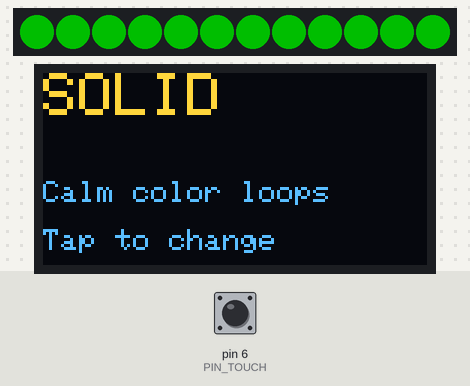
The sketch below on a simulated Arduino Uno, built with avr-gcc and run on an emulated ATmega328P. Parts: 12 RGB LEDs in strip order, left to right, 128×64 one-colour display. Inputs (shaded band) come from the test bench; at power-on: pin 6 (PIN_TOUCH) LOW. Dim RGB values are drawn brighter than linear; the OLED is the two-colour kind (top 16 rows yellow); random numbers use the default seed unless the sketch sets one; what the sketch prints to the serial monitor is not drawn.

Above: at 1.2 s.
1.3 s: pin 6 (PIN_TOUCH) pulled HIGH for 0.75 s
At 2.05 s:
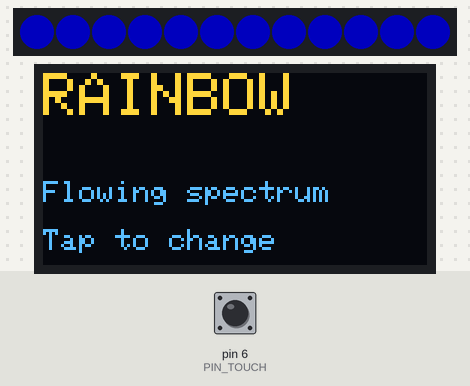
4.3 s: pin 6 (PIN_TOUCH) pulled HIGH for 1 s
At 4.4 s:
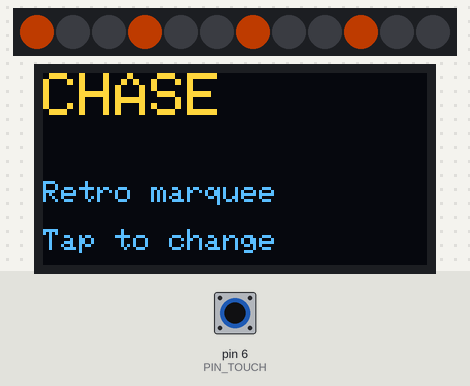
6.8 s: pin 6 (PIN_TOUCH) pulled HIGH for 0.75 s
9.0 s: pin 6 (PIN_TOUCH) pulled HIGH for 3.2 s
At 9.29 s:
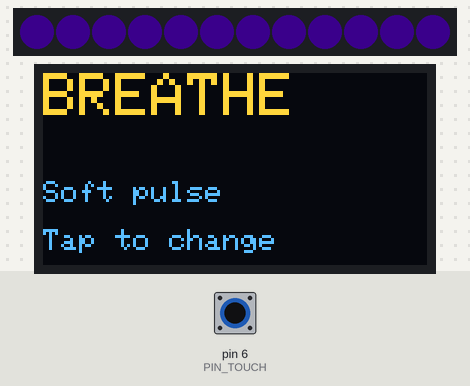
13.7 s: pin 6 (PIN_TOUCH) pulled HIGH for 0.75 s
At 14.2 s:
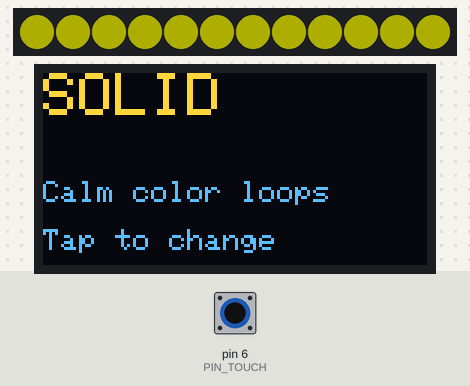
17.0 s: pin 6 (PIN_TOUCH) pulled HIGH for 1 s
At 17.52 s:
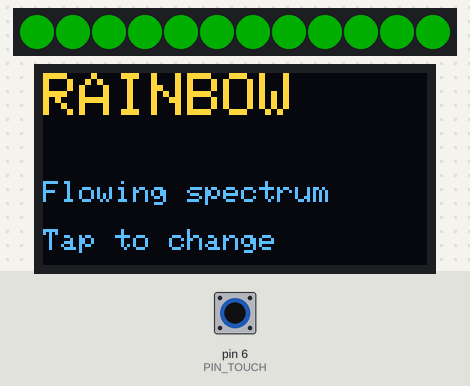

Measured:
- what the display in image 0 shows lasts 0.6 s, from 0.7 s to 1.3 s

The sketch:

06_Interactive_Art_Wall.ino
```cpp
/*
  Interactive Art Wall
  --------------------
  Touch sensor (SIG -> D6) changes NeoPixel patterns.
  NeoPixel ring (DIN -> D7) shows animations.
  OLED displays the current pattern name.

  Hardware:
    - Touch (TTP223): VCC->5V, GND->GND, SIG->D6
    - NeoPixel Ring:  DIN->D7 (with ~330Ω recommended), 5V->5V, GND->GND
    - OLED SSD1306:   SDA->A4, SCL->A5, VCC->5V, GND->GND
*/

#include <Adafruit_NeoPixel.h>
#include <Adafruit_GFX.h>
#include <Adafruit_SSD1306.h>
#include <Wire.h>

// -------- Pins (UPDATED) --------
#define PIN_TOUCH     6    // Touch SIG
#define PIN_NEOPIXEL  7    // NeoPixel data
#define NUM_PIXELS    12   // change to your ring size
#define BRIGHTNESS    80
#define TOUCH_COOLDOWN_MS 250

// OLED setup
#define SCREEN_WIDTH 128
#define SCREEN_HEIGHT 64
Adafruit_SSD1306 display(SCREEN_WIDTH, SCREEN_HEIGHT, &Wire, -1);

// NeoPixel setup
Adafruit_NeoPixel strip(NUM_PIXELS, PIN_NEOPIXEL, NEO_GRB + NEO_KHZ800);

// Pattern state
enum Pattern { SOLID, RAINBOW, THEATER, WIPE, BREATHE, PATTERN_COUNT };
int patternIndex = SOLID;

unsigned long lastTouchTime = 0;
int lastTouchState = LOW;

// --- OLED helper ---
void oledShow(const char* title, const char* hint) {
  display.clearDisplay();
  display.setTextColor(SSD1306_WHITE);
  display.setTextSize(2);
  display.setCursor(0, 0);
  display.println(title);

  display.setTextSize(1);
  display.setCursor(0, 36);
  display.println(hint);
  display.setCursor(0, 52);
  display.println("Tap to change");
  display.display();
}

// --- Color helper ---
uint32_t rgb(byte r, byte g, byte b) { return strip.Color(r, g, b); }

// --- Patterns ---
void patternSolid() {
  static byte which = 0;
  const uint32_t palette[] = {
    rgb(255,0,0), rgb(0,255,0), rgb(0,0,255),
    rgb(255,255,0), rgb(255,0,255), rgb(0,255,255), rgb(255,255,255)
  };
  for (int i=0; i<NUM_PIXELS; i++) strip.setPixelColor(i, palette[which]);
  strip.show();
  delay(600);
  which = (which + 1) % (sizeof(palette)/sizeof(palette[0]));
}

uint32_t wheel(byte pos) {
  pos = 255 - pos;
  if(pos < 85) return strip.Color(255 - pos*3, 0, pos*3);
  if(pos < 170) { pos -= 85; return strip.Color(0, pos*3, 255 - pos*3); }
  pos -= 170; return strip.Color(pos*3, 255 - pos*3, 0);
}
void patternRainbow() {
  static byte j=0;
  for (int i=0; i<NUM_PIXELS; i++) strip.setPixelColor(i, wheel((i+j)&255));
  strip.show();
  delay(20);
  j++;
}

void patternTheaterChase() {
  static byte q=0;
  uint32_t c = rgb(255,80,0);
  strip.clear();
  for (int i=q; i<NUM_PIXELS; i+=3) strip.setPixelColor(i, c);
  strip.show();
  delay(120);
  q = (q+1)%3;
}

void patternWipe() {
  static int i=0;
  static uint32_t c = rgb(0,150,255);
  strip.setPixelColor(i, c);
  strip.show();
  i++;
  if(i>=NUM_PIXELS) { i=0; c=rgb(random(256),random(256),random(256)); strip.clear(); }
  delay(50);
}

void patternBreathe() {
  static int b=0; static int dir=1;
  uint32_t c = rgb(80,0,160);
  for(int i=0;i<NUM_PIXELS;i++) strip.setPixelColor(i,c);
  strip.setBrightness(map(b,0,255,10,BRIGHTNESS));
  strip.show();
  b += dir*4;
  if(b>=255 || b<=0) dir=-dir;
  delay(20);
}

// --- Run pattern ---
void runPattern(int idx) {
  switch(idx) {
    case SOLID:   patternSolid(); break;
    case RAINBOW: patternRainbow(); break;
    case THEATER: patternTheaterChase(); break;
    case WIPE:    patternWipe(); break;
    case BREATHE: patternBreathe(); break;
  }
}

void showTitleFor(int idx) {
  switch(idx) {
    case SOLID:   oledShow("SOLID","Calm color loops"); break;
    case RAINBOW: oledShow("RAINBOW","Flowing spectrum"); break;
    case THEATER: oledShow("CHASE","Retro marquee"); break;
    case WIPE:    oledShow("WIPE","Paint the ring"); break;
    case BREATHE: oledShow("BREATHE","Soft pulse"); break;
  }
}

void setup() {
  pinMode(PIN_TOUCH, INPUT);
  strip.begin();
  strip.setBrightness(BRIGHTNESS);
  strip.clear(); strip.show();

  if (!display.begin(SSD1306_SWITCHCAPVCC, 0x3C)) {
    Serial.begin(9600);
    Serial.println("OLED failed, LEDs still run.");
  } else {
    oledShow("SOLID","Calm color loops");
  }

  Serial.begin(9600);
  Serial.println("Interactive Art Wall ready. Tap sensor to change.");
}

void loop() {
  int touchNow = digitalRead(PIN_TOUCH);
  if (touchNow == HIGH && lastTouchState == LOW &&
      (millis()-lastTouchTime) > TOUCH_COOLDOWN_MS) {
    patternIndex = (patternIndex+1) % PATTERN_COUNT;
    lastTouchTime = millis();
    showTitleFor(patternIndex);
    Serial.print("Pattern -> "); Serial.println(patternIndex);
    strip.clear(); strip.show();
  }
  lastTouchState = touchNow;

  runPattern(patternIndex);
}
```
